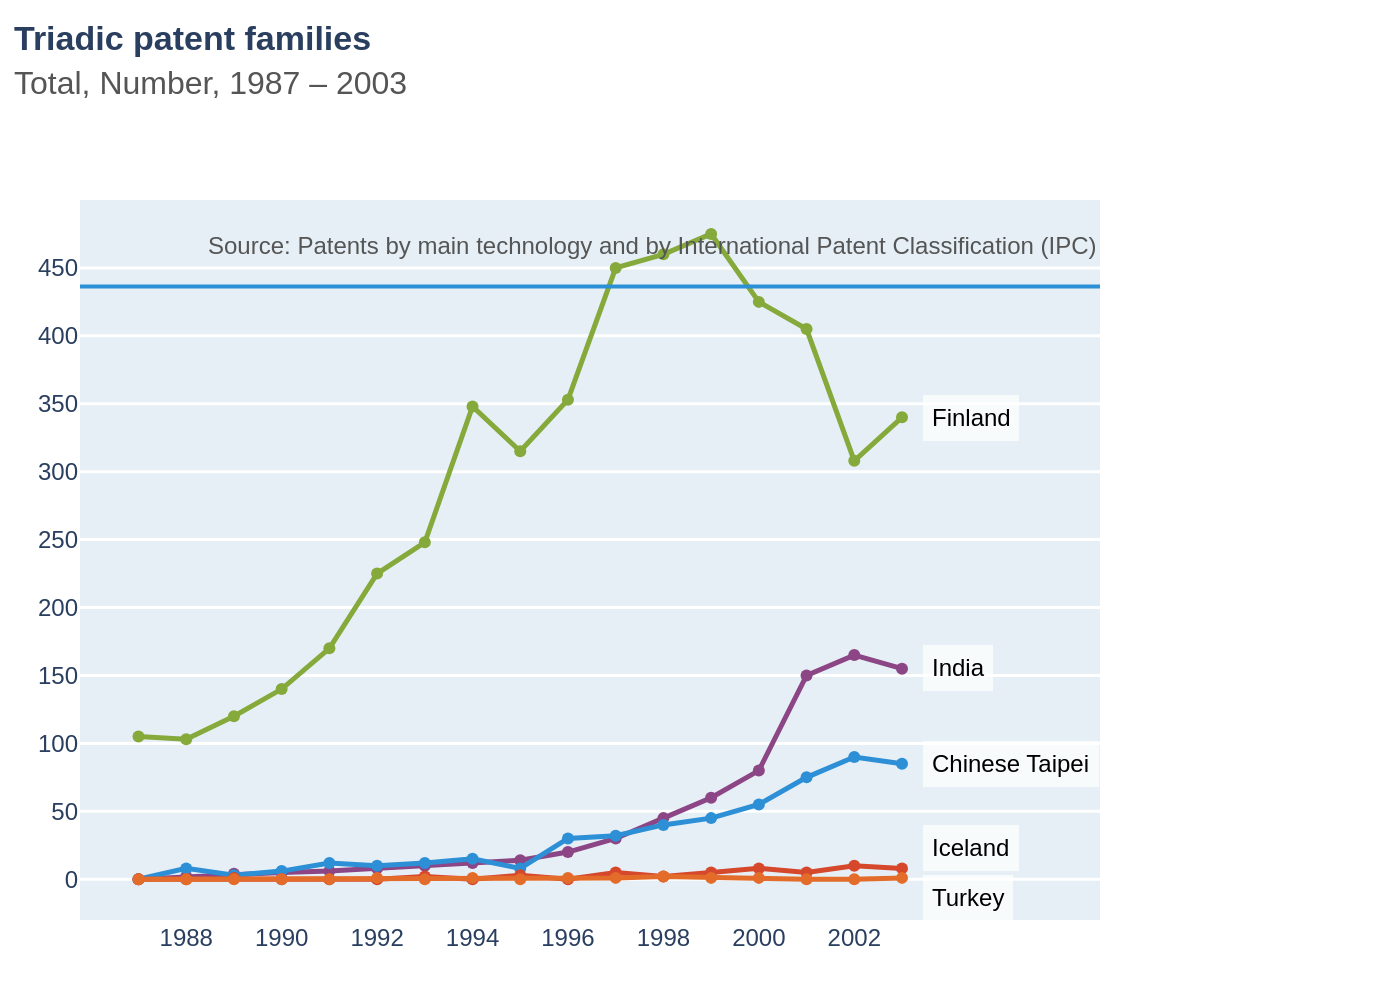

The Python source for this figure:
import sys
import json
import os
import plotly.graph_objects as go

# Check for command-line argument
if len(sys.argv) != 2:
    print(f"Usage: python {os.path.basename(sys.argv[0])} <json_file_path>")
    sys.exit(1)

json_file_path = sys.argv[1]

# Load data from JSON file
try:
    with open(json_file_path, 'r', encoding='utf-8') as f:
        chart_info = json.load(f)
except FileNotFoundError:
    print(f"Error: JSON file not found at {json_file_path}")
    sys.exit(1)

# Extract data for plotting
chart_data = chart_info['chart_data']
texts = chart_info['texts']
colors = chart_info['colors']

# Initialize figure
fig = go.Figure()

# Add traces for each data series
for i, series in enumerate(chart_data):
    fig.add_trace(go.Scatter(
        x=series['x'],
        y=series['y'],
        name=series['name'],
        mode='lines+markers',
        line=dict(color=colors[i], width=2.5),
        marker=dict(color=colors[i], size=6, symbol='circle')
    ))

# Add annotations for each series at the end of the line
for series in chart_data:
    # Special handling for overlapping labels at the bottom
    yshift = 0
    if series['name'] == 'Turkey':
        yshift = -15
    elif series['name'] == 'Iceland':
        yshift = 15

    fig.add_annotation(
        x=series['x'][-1],
        y=series['y'][-1],
        text=series['name'],
        showarrow=False,
        xshift=10,
        yshift=yshift,
        xanchor='left',
        yanchor='middle',
        font=dict(family="Arial", size=12, color="black"),
        bgcolor="rgba(255, 255, 255, 0.75)",
        borderpad=4
    )

# Configure layout
fig.update_layout(
    font_family="Arial",
    title=dict(
        text=f"<b>{texts['title']}</b><br><span style='font-size: 16px; color: #555;'>{texts['subtitle']}</span>",
        y=0.95,
        x=0.01,
        xanchor='left',
        yanchor='top'
    ),
    plot_bgcolor='#e5eff5',
    paper_bgcolor='white',
    showlegend=False,
    xaxis=dict(
        tickvals=list(range(1988, 2004, 2)),
        showgrid=False,
        zeroline=False,
        linecolor='lightgrey',
        showline=False
    ),
    yaxis=dict(
        range=[-30, 500],
        tickvals=list(range(0, 500, 50)),
        gridcolor='white',
        gridwidth=1.5,
        zeroline=False
    ),
    margin=dict(l=40, r=150, t=100, b=40),
    height=600
)

# Add source text as an annotation
fig.add_annotation(
    text=texts['source'],
    showarrow=False,
    xref='paper',
    yref='paper',
    x=1,
    y=0.96,
    xanchor='right',
    yanchor='top',
    align='right',
    font=dict(size=12, color="#555")
)

# Add decorative line below the title
fig.add_shape(
    type="line",
    xref="paper", yref="paper",
    x0=0, y0=0.88, x1=1, y1=0.88,
    line=dict(color="#2d8fd5", width=2)
)

# Generate and save the output image
base_filename = os.path.splitext(os.path.basename(json_file_path))[0]
output_filename = f"{base_filename}.png"
fig.write_image(output_filename, scale=2)

print(f"Chart saved to {output_filename}")
